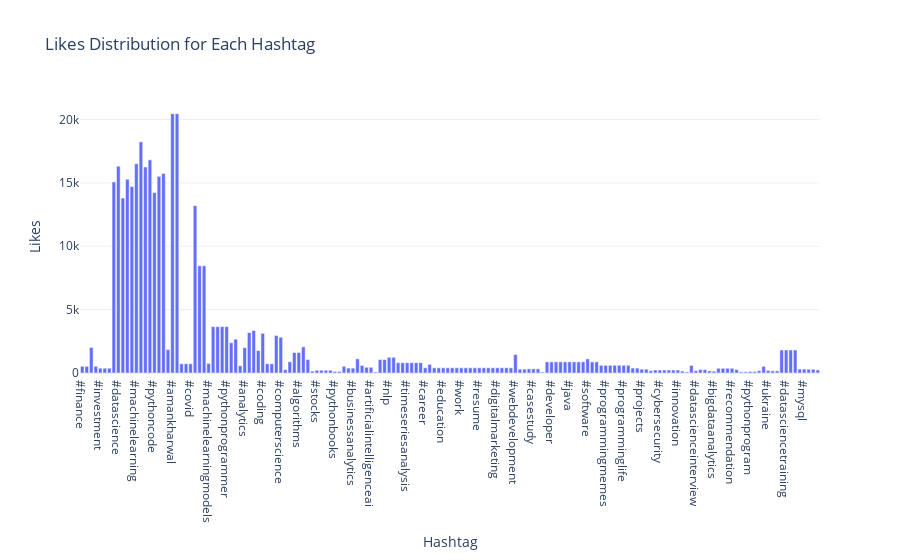

Notebook code for this chart:
### Markdown cell above
### Now let’s have a look at the distribution of likes and impressions received from the presence of each hashtag on the post:

### Code cell
# Create a dictionary to store the likes and impressions for each hashtag
hashtag_likes = {}
hashtag_impressions = {}

# Iterate through each row in the dataset
for index, row in data.iterrows():
    hashtags = str(row['Hashtags']).split()
    for hashtag in hashtags:
        hashtag = hashtag.strip()
        if hashtag not in hashtag_likes:
            hashtag_likes[hashtag] = 0
            hashtag_impressions[hashtag] = 0
        hashtag_likes[hashtag] += row['Likes']
        hashtag_impressions[hashtag] += row['Impressions']

# Create a DataFrame for likes distribution
likes_distribution = pd.DataFrame(list(hashtag_likes.items()), columns=['Hashtag', 'Likes'])

# Create a DataFrame for impressions distribution
impressions_distribution = pd.DataFrame(list(hashtag_impressions.items()), columns=['Hashtag', 'Impressions'])

fig_likes = px.bar(likes_distribution, x='Hashtag', y='Likes', 
                   title='Likes Distribution for Each Hashtag')

fig_impressions = px.bar(impressions_distribution, x='Hashtag', 
                         y='Impressions', 
                         title='Impressions Distribution for Each Hashtag')

fig_likes.show()
fig_impressions.show()

### Figure 1 — Plotly figure (JSON) as saved in the notebook; plotly's stock layout.template omitted (floating-point values rounded to 4 significant figures; data arrays with more than 128 entries replaced by an {"elided": "..."} marker saying what was removed)
{"data": [{"alignmentgroup": "True", "hovertemplate": "Hashtag=%{x}<br>Likes=%{y}<extra></extra>", "legendgroup": "", "marker": {"color": "#636efa", "pattern": {"shape": ""}}, "name": "", "offsetgroup": "", "orientation": "v", "showlegend": false, "textposition": "auto", "type": "bar", "x": {"elided": "164 str values"}, "xaxis": "x", "y": {"elided": "164 int values"}, "yaxis": "y"}], "layout": {"autosize": true, "barmode": "relative", "legend": {"tracegroupgap": 0}, "title": {"text": "Likes Distribution for Each Hashtag"}, "xaxis": {"anchor": "y", "autorange": true, "domain": [0, 1], "range": [-0.5, 163.5], "title": {"text": "Hashtag"}, "type": "category"}, "yaxis": {"anchor": "x", "autorange": true, "domain": [0, 1], "range": [0, 21540.0], "title": {"text": "Likes"}, "type": "linear"}}}
